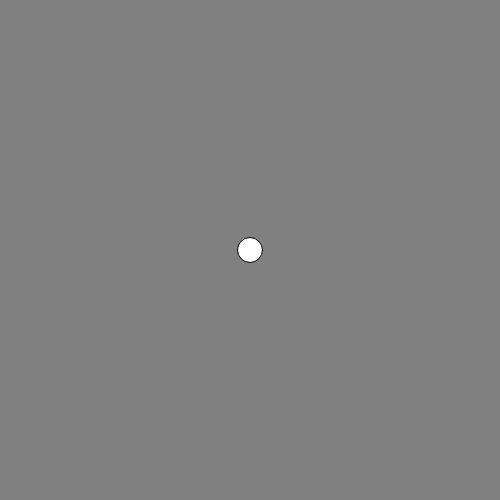
Frame 1 (no input)
Frame 60 (no input): identical to frame 1, image omitted
Frame 120 (the mouse pressed at the canvas centre since frame 60): identical to frame 1, image omitted

The p5.js sketch that drew this single still picture (run headless with seeded random() and noise() and a simulated clock; from frame 60 on, the mouse is pressed at the canvas centre):

// p5.js sketch
// ── sketch.js
var x=250;
var y=250;
function preload() {

}

function setup() {
    createCanvas(500,500);
    background(128);

}

function draw() {
    background(128);

console.log(keyCode);

if(keyIsDown (65)){
    x-=5;
}

ellipse(x,y,25,25);
}
